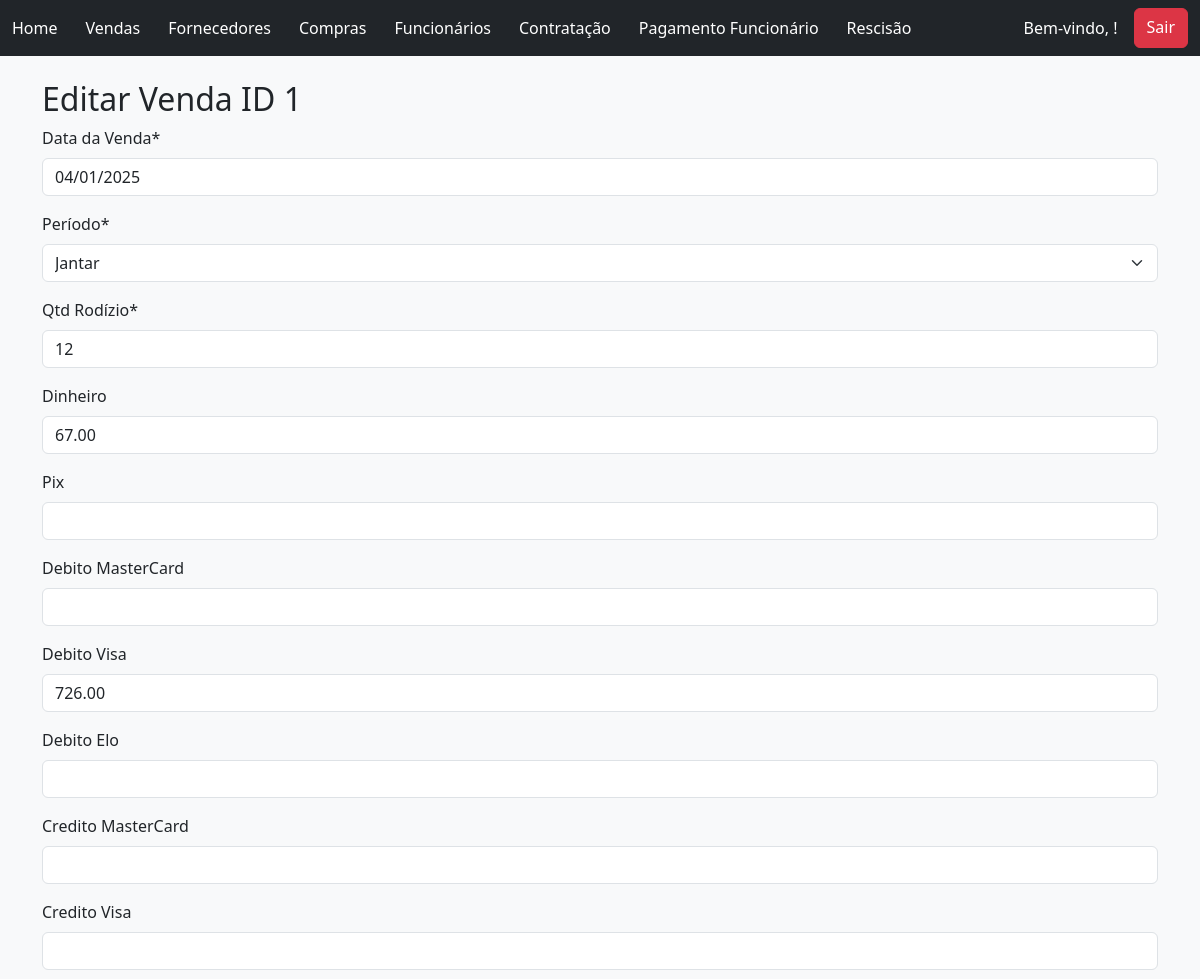
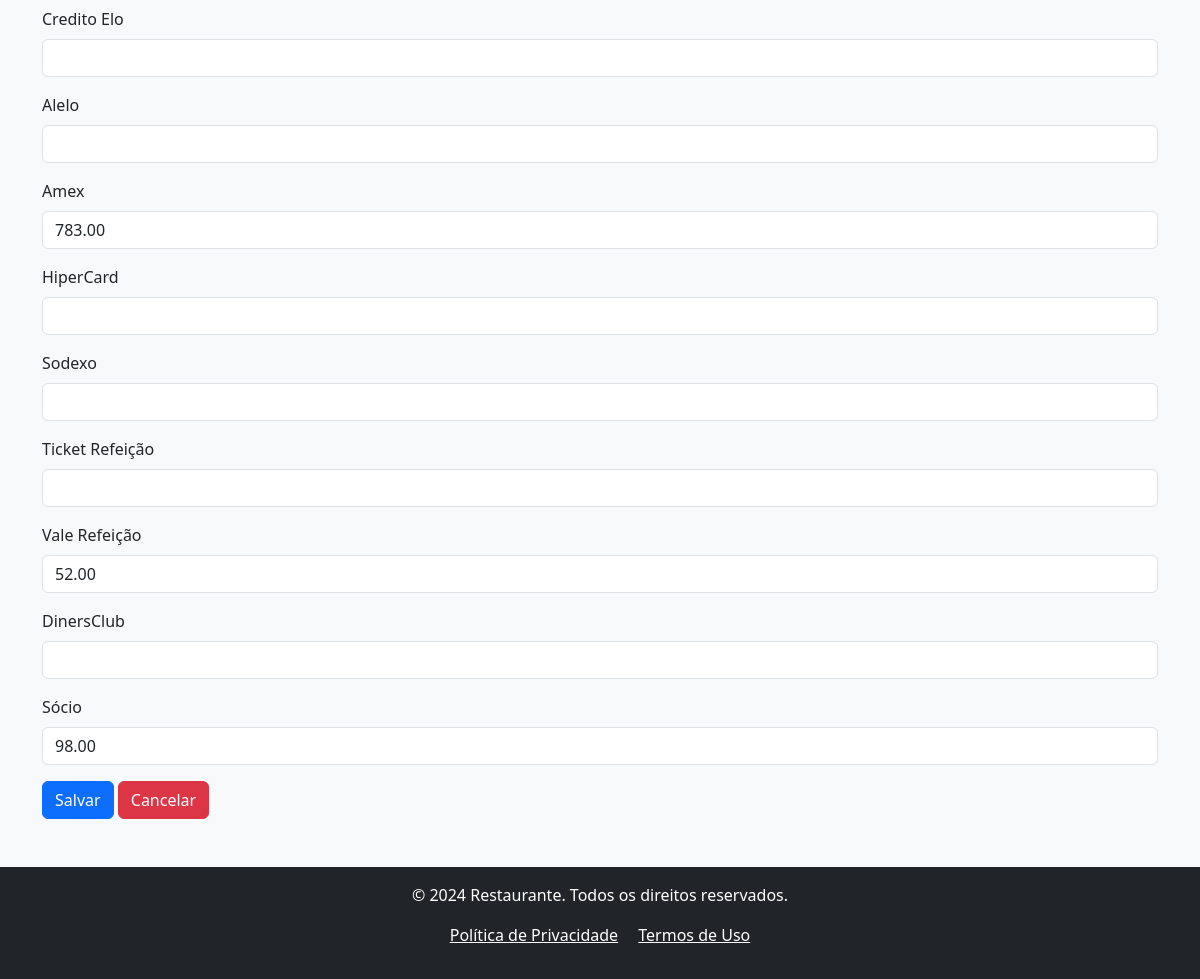
The app's page /update_vendas/1 (signed in) with its own data (2 pictures, top to bottom).
### vendas/models.py (models this page shows, shortened)
class Vendas(models.Model):
    PERIODO_CHOICES = [
        ('Almoço', 'Almoço'),
        ('Jantar', 'Jantar'),
        ]
    created_at = models.DateTimeField(auto_now_add=True)
    data_venda = models.DateField(verbose_name="Data da Venda", null=False, blank=False)
    periodo = models.CharField(verbose_name="Período", max_length=6, choices=PERIODO_CHOICES, blank=False)
    rodizio = models.IntegerField(verbose_name="Qtd Rodízio", null=False, blank=False)
    dinheiro = models.DecimalField(verbose_name="Dinheiro", max_digits=8, decimal_places=2, null=True, blank=True)
    pix = models.DecimalField(verbose_name="Pix", max_digits=8, decimal_places=2, null=True, blank=True)
    debito_mastercard = models.DecimalField(verbose_name="Debito MasterCard", max_digits=8, decimal_places=2, null=True, blank=True)
    debito_visa = models.DecimalField(verbose_name="Debito Visa", max_digits=8, decimal_places=2, null=True, blank=True)
    debito_elo = models.DecimalField(verbose_name="Debito Elo", max_digits=8, decimal_places=2, null=True, blank=True)
    credito_mastercard = models.DecimalField(verbose_name="Credito MasterCard", max_digits=8, decimal_places=2, null=True, blank=True)
    credito_visa = models.DecimalField(verbose_name="Credito Visa", max_digits=8, decimal_places=2, null=True, blank=True)
    credito_elo = models.DecimalField(verbose_name="Credito Elo", max_digits=8, decimal_places=2, null=True, blank=True)
    alelo = models.DecimalField(verbose_name="Alelo", max_digits=8, decimal_places=2, null=True, blank=True)
    american_express = models.DecimalField(verbose_name="Amex", max_digits=8, decimal_places=2, null=True, blank=True)
    hiper = models.DecimalField(verbose_name="HiperCard", max_digits=8, decimal_places=2, null=True, blank=True)
    sodexo = models.DecimalField(verbose_name="Sodexo", max_digits=8, decimal_places=2, null=True, blank=True)
    ticket_rest = models.DecimalField(verbose_name="Ticket Refeição", max_digits=8, decimal_places=2, null=True, blank=True)
    vale_refeicao = models.DecimalField(verbose_name="Vale Refeição", max_digits=8, decimal_places=2, null=True, blank=True)
    dinersclub = models.DecimalField(verbose_name="DinersClub", max_digits=8, decimal_places=2, null=True, blank=True)
    socio = models.DecimalField(verbose_name="Sócio", max_digits=8, decimal_places=2, null=True, blank=True)
    dt_atualizado = models.DateTimeField(auto_now=True, null=False, blank=False)
    author = models.ForeignKey(User, on_delete=models.PROTECT, blank=False)

### vendas/views.py (the view, shortened to what this page needs)
# urls.py: path('update_vendas/<int:pk>', VendasUpDateView.as_view(), name="update_vendas"),
class VendasUpDateView(LoginRequiredMixin, PermissionRequiredMixin, UpdateView):
    model = Vendas
    fields = ["data_venda", "periodo", "rodizio", "dinheiro", "pix", "debito_mastercard", "debito_visa",
              "debito_elo", "credito_mastercard", "credito_visa", "credito_elo", "alelo", "american_express",
              "hiper", "sodexo", "ticket_rest", "vale_refeicao", "dinersclub", "socio"]
    success_url = reverse_lazy("venda_list")
    permission_required = 'vendas.change_vendas'

### vendas/templates/vendas/vendas_form.html (shortened to what this page needs)
{% extends 'global/base.html' %}
{% load crispy_forms_tags %}
{% block content %}
  {% if vendas.pk %}
    <h2>Editar Venda ID {{vendas.pk}}</h2>
  {% else %}
    <h2>Lançamento Nova Venda</h2>
  {% endif %}
<form method="POST">
    {{ form|crispy }}
  <button type="submit" class="btn btn-primary" name="salvar_vendas">Salvar</button>
  <a href="{% url 'venda_list' %}" class="btn btn-danger">Cancelar</a>
</form>
{% endblock content %}

### project/templates/global/base.html (style rules this page uses)
body { background-color: #f8f9fa; }

### records on screen
Vendas: pk "1", data_venda "04/01/2025", periodo "Jantar", rodizio "12", dinheiro "67.00", debito_visa "726.00", american_express "783.00", vale_refeicao "52.00", socio "98.00"
